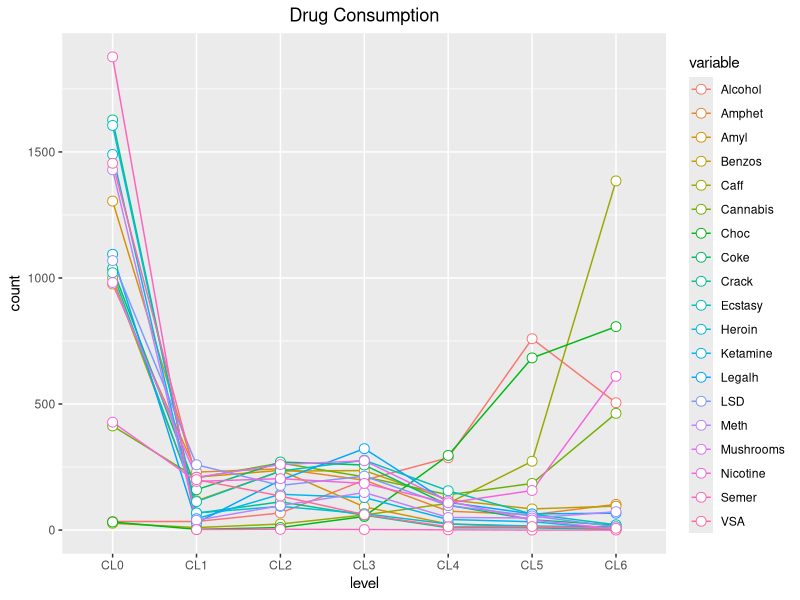
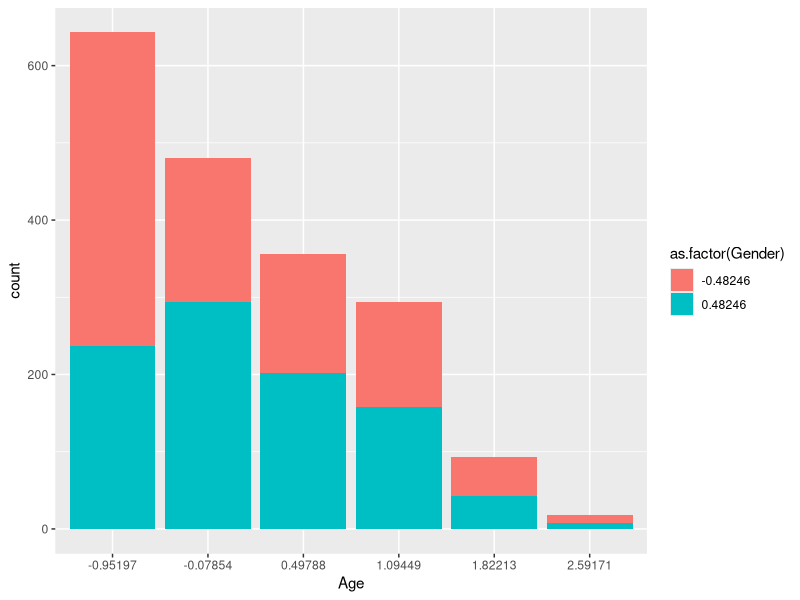
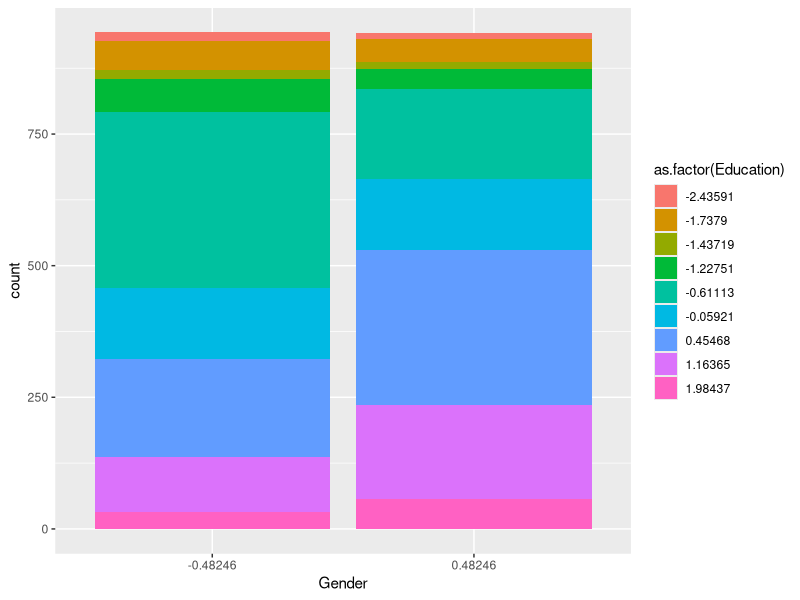
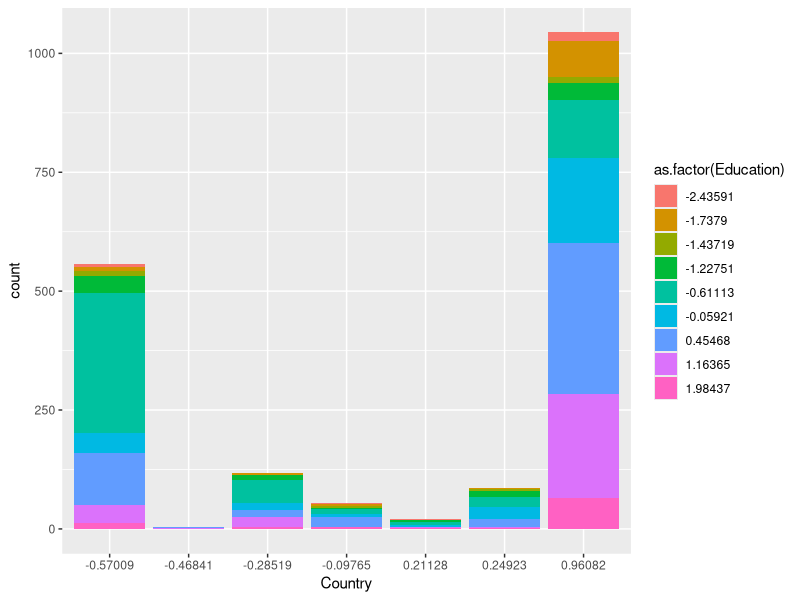
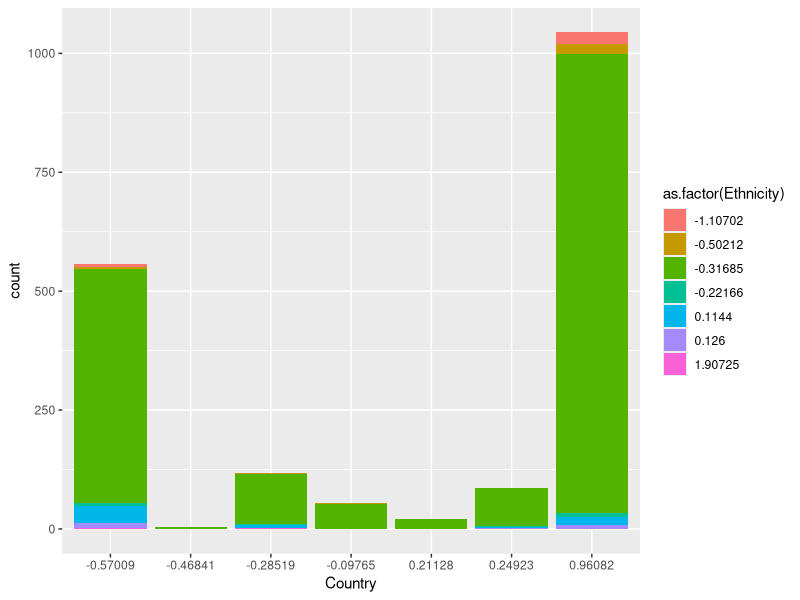
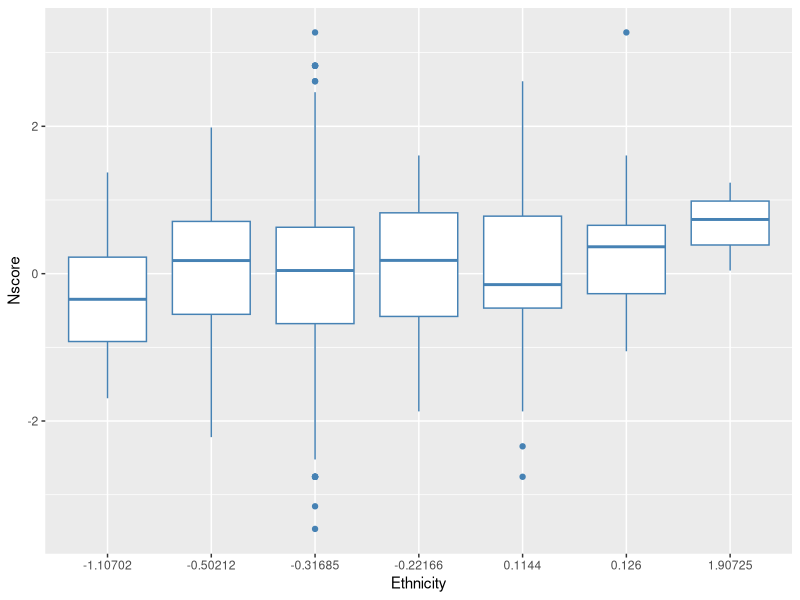
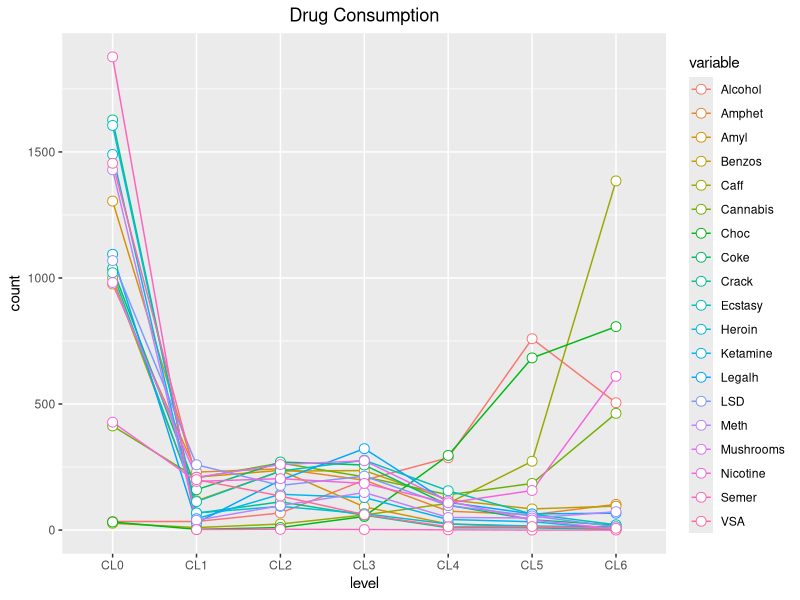
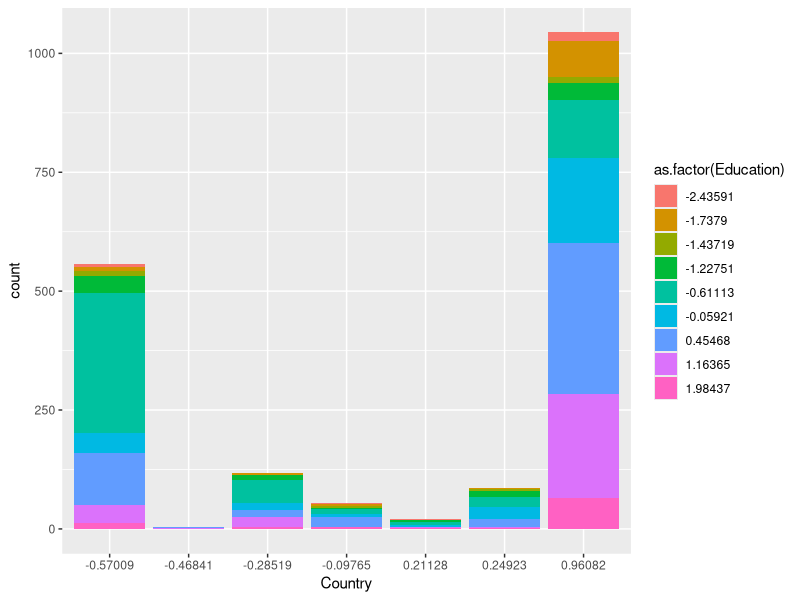

Here is the R script that generated these plots, in order:
## ---- chunk 1
knitr::opts_chunk$set(echo = TRUE)
## ---- chunk 2
library(dplyr)
library(tidyr)
library(ggplot2)
library(reshape2)
library(readr)
## ---- chunk 3
drug_consumption = read.csv("drug_consumption.csv",sep=",",header = TRUE)
summary(drug_consumption)
## ---- chunk 4
personal_feature = drug_consumption[,1:13]
drug_use = drug_consumption[,14:32]

alltable = as.data.frame(do.call("rbind",sapply(drug_use,table)))
alltable$CL5[18]=0
alltable$CL6[18]=0

alltable = data.frame(t(rbind(level=names(alltable),alltable)))

alltable_long=melt(alltable,id="level")
ggplot(data=alltable_long, aes(x=level, y=as.numeric(value), group = variable, colour = variable)) +
    geom_line() +
    geom_point( size=3, shape=21, fill="white") +
    ggtitle("Drug Consumption")+
    ylab("count")+
    theme(plot.title = element_text(hjust = 0.5))
ggsave("Drug use.jpg",width=12,height=7)

#personal
#AGE#SEX
ggplot(personal_feature,aes(x=as.factor(Age),fill=as.factor(Gender)))+geom_bar()+xlab("Age")

#sex#EDU
ggplot(personal_feature,aes(x=as.factor(Gender),fill=as.factor(Education)))+geom_bar()+xlab("Gender")
#EDU#COUNTRY
ggplot(personal_feature,aes(x=as.factor(Country),fill=as.factor(Education)))+geom_bar()+xlab("Country")
ggsave("educoun.jpg",width=12,height=7)
#country#ethic
ggplot(personal_feature,aes(x=as.factor(Country),fill=as.factor(Ethnicity )))+geom_bar()+xlab("Country")

#score
ggplot(personal_feature,aes(x=as.factor(Ethnicity),y=personal_feature$Nscore))+geom_boxplot(colour="steelblue")+xlab("Ethnicity")+ylab("Nscore")
## ---- chunk 5
drug_consumption[294,]
